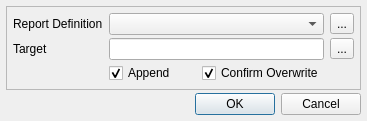
<?xml version="1.0" encoding="UTF-8"?>
<ui version="4.0">
<comment> Begin CVS Header </comment>
<comment>   $Source: /Volumes/Home/Users/shoops/cvs/copasi_dev/copasi/UI/CQReportDefinitionSelect.ui,v $ </comment>
<comment>   $Revision: 1.1 $ </comment>
<comment>   $Name:  $ </comment>
<comment>   $Author: shoops $ </comment>
<comment>   $Date: 2012/04/20 16:26:55 $ </comment>
<comment> End CVS Header </comment>

<comment> Copyright (C) 2012 by Pedro Mendes, Virginia Tech Intellectual </comment>
<comment> Properties, Inc., University of Heidelberg, and The University </comment>
<comment> of Manchester. </comment>
<comment> All rights reserved. </comment>

 <class>CQReportDefinitionSelect</class>
 <widget class="QDialog" name="CQReportDefinitionSelect">
  <property name="geometry">
   <rect>
    <x>0</x>
    <y>0</y>
    <width>367</width>
    <height>118</height>
   </rect>
  </property>
  <property name="windowTitle">
   <string>CQReportDefinitionSelect</string>
  </property>
  <layout class="QGridLayout" name="gridLayout_2">
   <property name="verticalSpacing">
    <number>3</number>
   </property>
   <property name="margin">
    <number>6</number>
   </property>
   <item row="2" column="0">
    <widget class="QDialogButtonBox" name="mpBtnBox">
     <property name="orientation">
      <enum>Qt::Horizontal</enum>
     </property>
     <property name="standardButtons">
      <set>QDialogButtonBox::Cancel|QDialogButtonBox::Ok</set>
     </property>
    </widget>
   </item>
   <item row="1" column="0">
    <widget class="QFrame" name="mpFrame">
     <property name="frameShape">
      <enum>QFrame::StyledPanel</enum>
     </property>
     <property name="frameShadow">
      <enum>QFrame::Raised</enum>
     </property>
     <layout class="QGridLayout" name="gridLayout">
      <property name="verticalSpacing">
       <number>3</number>
      </property>
      <property name="margin">
       <number>6</number>
      </property>
      <item row="0" column="0">
       <widget class="QLabel" name="mpLblDefinition">
        <property name="text">
         <string>Report Definition</string>
        </property>
       </widget>
      </item>
      <item row="0" column="1">
       <widget class="QComboBox" name="mpComboDefinition"/>
      </item>
      <item row="1" column="0">
       <widget class="QLabel" name="mpLblTarget">
        <property name="text">
         <string>Target</string>
        </property>
       </widget>
      </item>
      <item row="1" column="1">
       <widget class="QLineEdit" name="mpEditTarget"/>
      </item>
      <item row="2" column="1">

    <layout class="QHBoxLayout">
     <item>
       <widget class="QCheckBox" name="mpCheckAppend">
        <property name="text">
         <string>Append</string>
        </property>
        <property name="checked">
         <bool>true</bool>
        </property>
       </widget>
     </item>
     <item>
       <widget class="QCheckBox" name="mpCheckConfirmOverwrite">
        <property name="text">
         <string>Confirm Overwrite</string>
        </property>
        <property name="checked">
         <bool>true</bool>
        </property>
       </widget>
      </item>

            </layout>
            </item>

      <item row="0" column="2">
       <widget class="QToolButton" name="mpBtnEdit">
        <property name="text">
         <string>...</string>
        </property>
       </widget>
      </item>

      <item row="1" column="2">
       <widget class="QToolButton" name="mpBtnBrowse">
        <property name="text">
         <string>...</string>
        </property>
       </widget>
      </item>
     </layout>
    </widget>
   </item>
  </layout>
 </widget>
 <tabstops>
  <tabstop>mpComboDefinition</tabstop>
  <tabstop>mpBtnEdit</tabstop>
  <tabstop>mpEditTarget</tabstop>
  <tabstop>mpBtnBrowse</tabstop>
  <tabstop>mpCheckAppend</tabstop>
  <tabstop>mpBtnBox</tabstop>
 </tabstops>
 <resources/>
 <connections>
  <connection>
   <sender>mpBtnBox</sender>
   <signal>accepted()</signal>
   <receiver>CQReportDefinitionSelect</receiver>
   <slot>accept()</slot>
   <hints>
    <hint type="sourcelabel">
     <x>248</x>
     <y>254</y>
    </hint>
    <hint type="destinationlabel">
     <x>157</x>
     <y>274</y>
    </hint>
   </hints>
  </connection>
  <connection>
   <sender>mpBtnBox</sender>
   <signal>rejected()</signal>
   <receiver>CQReportDefinitionSelect</receiver>
   <slot>reject()</slot>
   <hints>
    <hint type="sourcelabel">
     <x>316</x>
     <y>260</y>
    </hint>
    <hint type="destinationlabel">
     <x>286</x>
     <y>274</y>
    </hint>
   </hints>
  </connection>
  <connection>
   <sender>mpBtnEdit</sender>
   <signal>clicked()</signal>
   <receiver>CQReportDefinitionSelect</receiver>
   <slot>slotEdit()</slot>
   <hints>
    <hint type="sourcelabel">
     <x>340</x>
     <y>24</y>
    </hint>
    <hint type="destinationlabel">
     <x>183</x>
     <y>58</y>
    </hint>
   </hints>
  </connection>
  <connection>
   <sender>mpBtnBrowse</sender>
   <signal>clicked()</signal>
   <receiver>CQReportDefinitionSelect</receiver>
   <slot>slotBrowse()</slot>
   <hints>
    <hint type="sourcelabel">
     <x>340</x>
     <y>50</y>
    </hint>
    <hint type="destinationlabel">
     <x>183</x>
     <y>58</y>
    </hint>
   </hints>
  </connection>
 </connections>
</ui>
